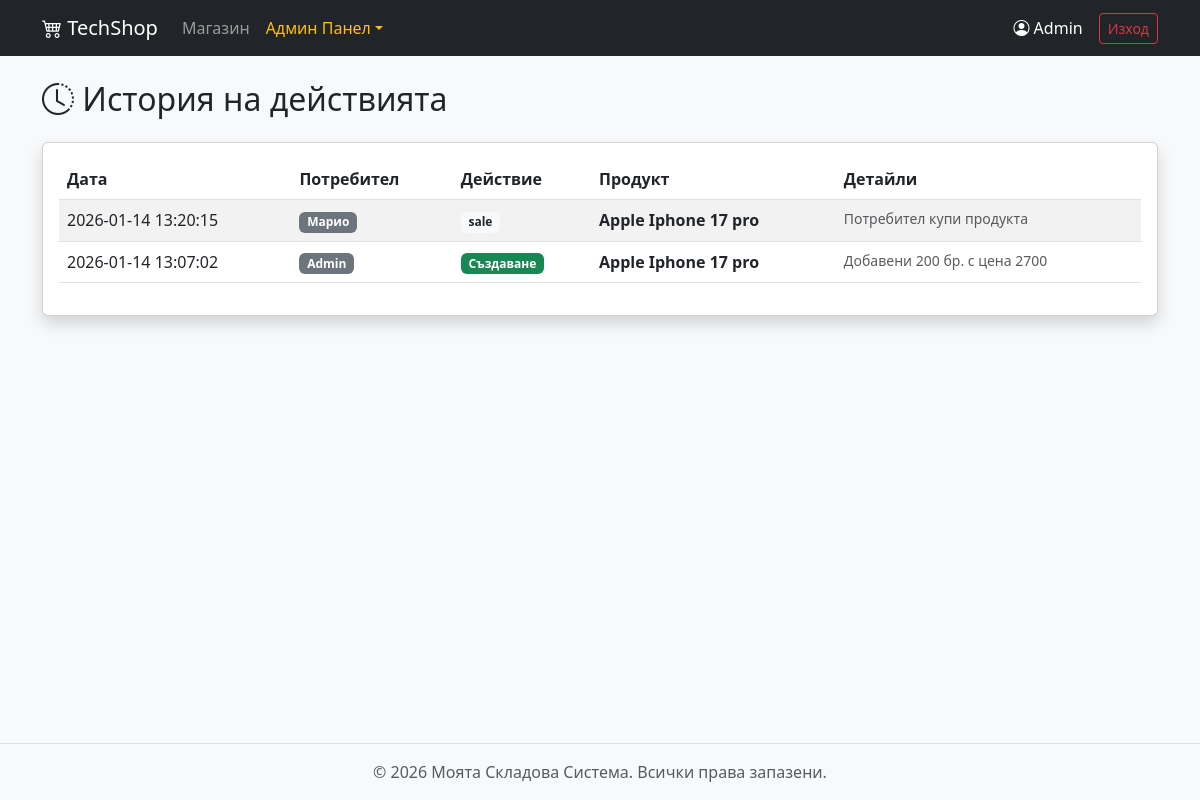
Screenshot of /admin/history.php (signed in) with the database file from the repository.
### tables this page shows
CREATE TABLE `stock_logs` (
  `id` int(11) NOT NULL,
  `user_id` int(11) NOT NULL,
  `product_name` varchar(255) NOT NULL,
  `action_type` varchar(50) NOT NULL,
  `details` varchar(255) DEFAULT NULL,
  `log_date` datetime DEFAULT current_timestamp()
);

CREATE TABLE `users` (
  `id` int(11) NOT NULL,
  `username` varchar(50) NOT NULL,
  `password` varchar(255) NOT NULL,
  `created_at` timestamp NOT NULL DEFAULT current_timestamp(),
  `role` enum('admin','user') DEFAULT 'user',
  `balance` decimal(10,2) DEFAULT 2000.00
);

### admin/history.php (the view, shortened to what this page needs)
<?php
require '../includes/config.php';
require '../includes/header.php';
$sql = "SELECT logs.*, users.username
        FROM stock_logs AS logs
        JOIN users ON logs.user_id = users.id
        ORDER BY logs.log_date DESC";
$stmt = $pdo->query($sql);
$logs = $stmt->fetchAll();
?>
    <h2 class="mb-4"><i class="bi bi-clock-history"></i> История на действията</h2>
    <div class="card shadow">
        <div class="card-body">
            <table class="table table-striped">
                <thead>
                <tr>
                    <th>Дата</th>
                    <th>Потребител</th>
                    <th>Действие</th>
                    <th>Продукт</th>
                    <th>Детайли</th>
                </tr>
                </thead>
                <tbody>
                <?php foreach ($logs as $log): ?>
                    <tr>
                        <td><?= $log['log_date'] ?></td>
                        <td><span class="badge bg-secondary"><?= htmlspecialchars($log['username']) ?></span></td>
                        <td>
                            <?php
                            $badges = [
                                'create' => ['bg-success', 'Създаване'],
                                'update' => ['bg-warning text-dark', 'Редакция'],
                                'delete' => ['bg-danger', 'Изтриване']
                            ];
                            $type = $log['action_type'];
                            $class = $badges[$type][0] ?? 'bg-light text-dark';
                            $label = $badges[$type][1] ?? $type;
                            ?>
                            <span class="badge <?= $class ?>"><?= $label ?></span>
                        </td>
                        <td class="fw-bold"><?= htmlspecialchars($log['product_name']) ?></td>
                        <td class="text-muted small"><?= htmlspecialchars($log['details']) ?></td>
                    </tr>
                <?php endforeach; ?>
                </tbody>
            </table>
        </div>
    </div>
<?php require '../includes/footer.php'; ?>

### rows the page displays
stock_logs: log_date "2026-01-14 13:20:15", user.username "Марио", action_type "sale", product_name "Apple Iphone 17 pro", details "Потребител купи продукта"
stock_logs: log_date "2026-01-14 13:07:02", user.username "Admin", action_type "Създаване", product_name "Apple Iphone 17 pro", details "Добавени 200 бр. с цена 2700"

### other values shown
$_SESSION['username'] "Admin"
